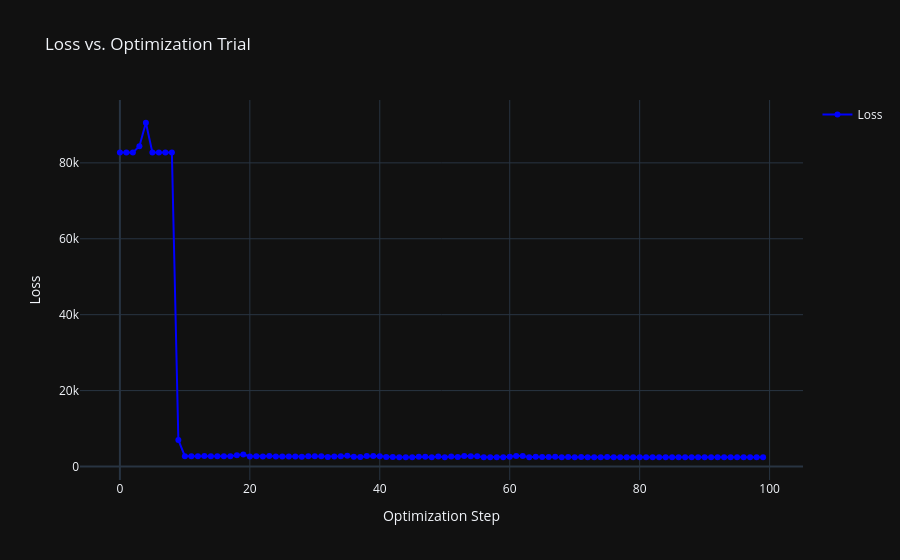

Source (notebook cell):
### Code cell
circuit_optimizer.plot_loss(save_path=project_setup_yaml.parent / "loss_curve.html", show=True)
